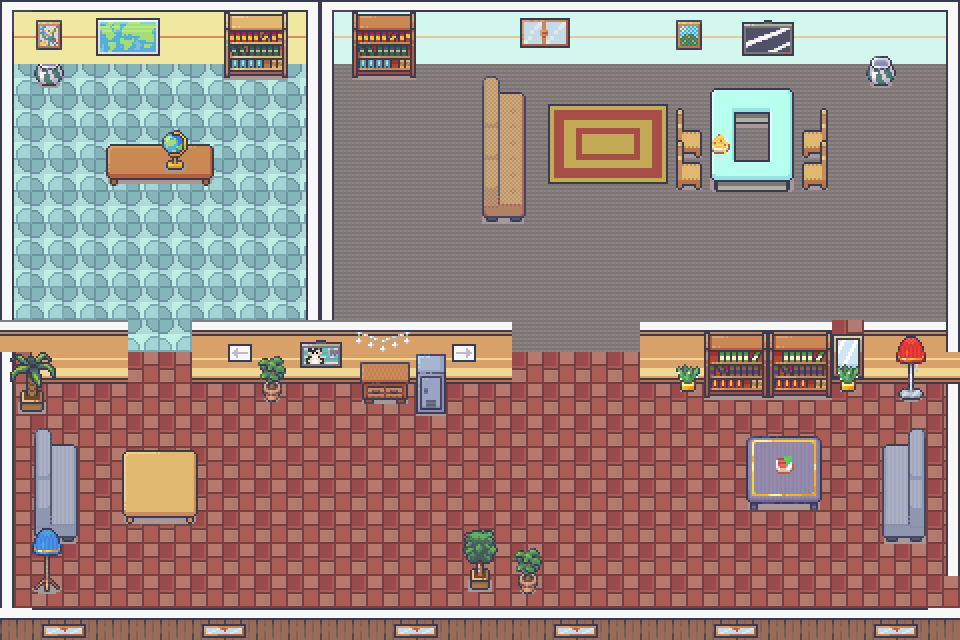

The image is a tile-based game level rendered from a .tmx file. Its description and source (layers, tilesets, objects; grid data summarised) follow:
An orthogonal 30x20 tile map with 32x32 px tiles, 6 tile layers (floor, carpets, walls, walls2, ...), 1 hidden layer not drawn, 2 tilesets and 38 objects (21x furniture, 11x wall, 3x room, 2x furniutre).

<map version="1.9" tiledversion="1.9.0" orientation="orthogonal" renderorder="right-down" width="30" height="20" tilewidth="32" tileheight="32" infinite="0" nextlayerid="14" nextobjectid="49">
 <tileset firstgid="1" name="Room_Builder_free_32x32" tilewidth="32" tileheight="32" tilecount="391" columns="17">
  <image source="Room_Builder_free_32x32.png" width="544" height="736" />
 </tileset>
 <tileset firstgid="392" name="Interiors_free_32x32" tilewidth="32" tileheight="32" tilecount="1424" columns="16">
  <image source="Interiors_free_32x32.png" width="512" height="2848" />
 </tileset>
 <layer id="2" name="floor" width="30" height="20">
  <data>[600 cells, 600 non-empty, 5 distinct tile ids]</data>
 </layer>
 <layer id="12" name="carpets" width="30" height="20">
  <data>[600 cells, 12 non-empty, 12 distinct tile ids]</data>
 </layer>
 <layer id="1" name="walls" width="30" height="20">
  <data>[600 cells, 183 non-empty, 11 distinct tile ids]</data>
 </layer>
 <layer id="11" name="walls2" width="30" height="20">
  <data>[600 cells, 34 non-empty, 5 distinct tile ids]</data>
 </layer>
 <layer id="5" name="muebles" width="30" height="20">
  <data>[600 cells, 143 non-empty, 122 distinct tile ids]</data>
 </layer>
 <layer id="10" name="muebles-acc" width="30" height="20">
  <data>[600 cells, 33 non-empty, 22 distinct tile ids]</data>
 </layer>
 <layer id="8" name="wall-union" width="30" height="20" visible="0">
  <data>[600 cells, 5 non-empty, 3 distinct tile ids]</data>
 </layer>
 <objectgroup id="6" name="main">
  <object id="1" type="furniture" x="102.542" y="130.415" width="114.292" height="57.5784" />
  <object id="7" type="furniture" x="224.289" y="10.3359" width="60.9819" height="68.2171" />
  <object id="8" type="furniture" x="349.354" y="3.10078" width="53.4676" height="77.0375" />
  <object id="9" type="furniture" x="478.553" y="105.224" width="47.5452" height="114.931" />
  <object id="10" type="furniture" x="673.902" y="109.694" width="29.9742" height="80.4873" />
  <object id="11" type="furniture" x="802.067" y="115.001" width="26.8734" height="76.2133" />
  <object id="13" type="furniture" x="708.01" y="96.8851" width="84.7545" height="96.397" />
  <object id="14" type="furniture" x="867.183" y="51.6796" width="27.907" height="32.4534" />
  <object id="15" type="furniture" x="35.1421" y="54.7804" width="24.1847" height="30.9379" />
  <object id="20" type="wall" x="205.964" y="300.761" width="304.631" height="82.7008" />
  <object id="22" type="furniture" x="256.331" y="382.429" width="31.0078" height="11.1601" />
  <object id="23" type="furniture" x="359.69" y="361.757" width="47.5452" height="45.478" />
  <object id="24" type="furniture" x="417.571" y="352.455" width="28.9406" height="60.9819" />
  <object id="25" type="wall" x="659.85" y="300.659" width="284.853" height="70.1581" />
  <object id="26" type="furniture" x="678.036" y="367.959" width="20.6718" height="15.2945" />
  <object id="27" type="furniture" x="838.276" y="364.959" width="21.7054" height="17.9134" />
  <object id="28" type="furniture" x="898.191" y="366.094" width="25.8398" height="34.3877" />
  <object id="29" type="furniture" x="881.654" y="450.234" width="41.3437" height="92.4017" />
  <object id="30" type="furniture" x="749.354" y="427.768" width="71.3178" height="83.8606" />
  <object id="31" type="furniture" x="511.628" y="559.375" width="35.1421" height="35.973" />
  <object id="32" type="furniutre" x="476.835" y="554.863" width="17.222" height="34.3179" />
  <object id="33" type="furniutre" x="32.0413" y="581.64" width="32.0413" height="14.7428" />
  <object id="34" type="furniture" x="32.0413" y="448.649" width="34.381" height="90.8862" />
  <object id="35" type="furniture" x="124.031" y="435.93" width="73.385" height="88.1345" />
  <object id="36" type="furniture" x="12.4031" y="387.597" width="37.2093" height="22.1175" />
  <object id="48" x="705.453" y="334.496" width="122.067" height="61.8263" />
 </objectgroup>
 <objectgroup id="13" name="rooms" visible="0">
  <object id="41" type="room" x="337.666" y="64.9968" width="607.166" height="252.061" />
  <object id="42" type="room" x="14.2676" y="64.9968" width="291.693" height="252.061" />
  <object id="43" type="room" x="17.4382" y="377.299" width="924.223" height="229.867" />
 </objectgroup>
 <objectgroup id="9" name="wallRoom2">
  <object id="38" type="wall" x="1.58529" y="332.911" width="11.097" height="272.67" />
  <object id="39" type="wall" x="944.832" y="329.74" width="14.2676" height="274.255" />
 </objectgroup>
 <objectgroup id="7" name="wallRoom1">
  <object id="16" type="wall" x="5.16796" y="8.26873" width="300.775" height="56.8475" />
  <object id="17" type="wall" x="334.884" y="2.40946" width="608.786" height="51.6098" />
  <object id="18" type="wall" x="12.4031" y="301.173" width="113.695" height="80.2215" />
  <object id="37" type="wall" x="1.58529" y="594.483" width="954.344" height="45.9734" />
  <object id="44" type="wall" x="-4.75587" y="60.241" width="11.097" height="264.743" />
  <object id="45" type="wall" x="309.131" y="3.17058" width="17.4382" height="313.887" />
  <object id="47" type="wall" x="946.417" y="3.17058" width="12.6823" height="323.399" />
 </objectgroup>
</map>
